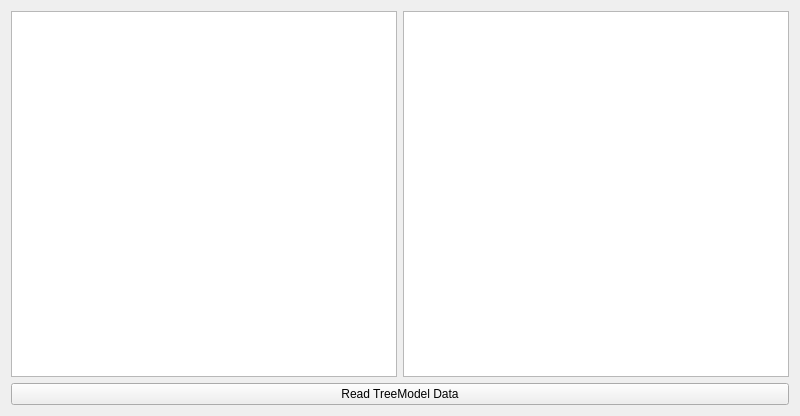
<?xml version="1.0" encoding="UTF-8"?>
<ui version="4.0">
 <class>Widget</class>
 <widget class="QWidget" name="Widget">
  <property name="geometry">
   <rect>
    <x>0</x>
    <y>0</y>
    <width>800</width>
    <height>416</height>
   </rect>
  </property>
  <property name="windowTitle">
   <string>Widget</string>
  </property>
  <layout class="QVBoxLayout" name="verticalLayout">
   <item>
    <layout class="QHBoxLayout" name="horizontalLayout">
     <item>
      <widget class="QTreeView" name="treeView"/>
     </item>
     <item>
      <widget class="QListView" name="listView"/>
     </item>
    </layout>
   </item>
   <item>
    <widget class="QPushButton" name="read_tree_model_data_button">
     <property name="text">
      <string>Read TreeModel Data</string>
     </property>
    </widget>
   </item>
  </layout>
 </widget>
 <resources/>
 <connections/>
</ui>
